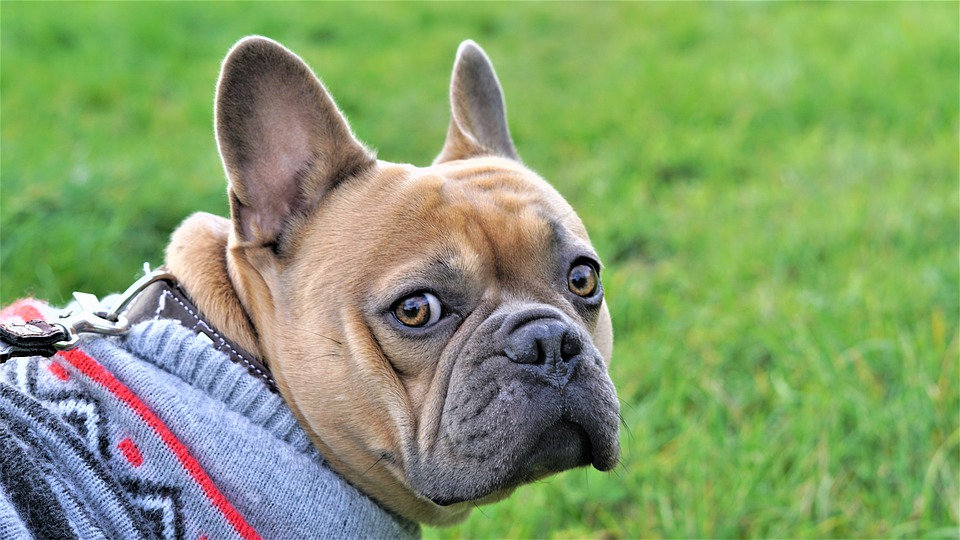
#> input picture vision-analytics/OpenCV/sample.jpg, 960 x 540 px
$ jupyter execute --allow-errors OpenCV_colab_tutorial_1.ipynb
#> lines starting #> are read from the running program, lines starting #| are printed output that depends on the picture
# Basic Image Processing with OpenCV

**Image processing** is a set of computational techniques used to analyze, enhance or to extract any useful information from digital images.

**OpenCV** (Open Source Computer Vision Library) is a library of programming functions mainly aimed at image processing and computer vision.

[cell 1]
# importing the necessary libraries for image processing

import cv2 # opencv
import numpy as np # to perform matrix manipulations
from matplotlib import pyplot as plt # to draw inline pictures in the notebook

[cell 2]
# Reading the uploaded image with OpenCV
input_image = cv2.imread('sample.jpg')
#> input_image is the input picture: shape (540, 960, 3); mean B, G, R 107.7, 158.1, 132.1

[cell 3]
#To read the image from Google Drive run the following code

# from google.colab import drive
# drive.mount('/content/drive')
# input_image = cv2.imread('Path to image')

## Image analysis

The command to display the image using opencv is cv2.imshow()
But it doesn't work properly in google colab, so we are using matplotlib instead.

[cell 4]
#Converting image from bgr(cv2) to rgb(matplotlib)
rgb_image = cv2.cvtColor(input_image,cv2.COLOR_BGR2RGB)

# Displaying the image with matplotlib
plt.title("Original Image")
plt.imshow(rgb_image)

Colour images usually have three channels, Red Green and Blue.
Opencv read image in the order bgr but matplotlib uses rbg

[cell 5]
# Class type of the image
print(type(input_image))
#| <class 'numpy.ndarray'>

We can see that the image is stored as an n-dimensional numpy array

[cell 6]
# The size of the image in bytes
print(input_image.size)
#| 1555200

[cell 7]
# The shape of the image in pixels (x,y,z)
print(input_image.shape)
#| (540, 960, 3)

Height of the image is 540 pixels, width is 960 pixels and number of channels is 3 (red green and blue).

[cell 8]
# splitting the channels into red green and blue
b,g,r = cv2.split(input_image)
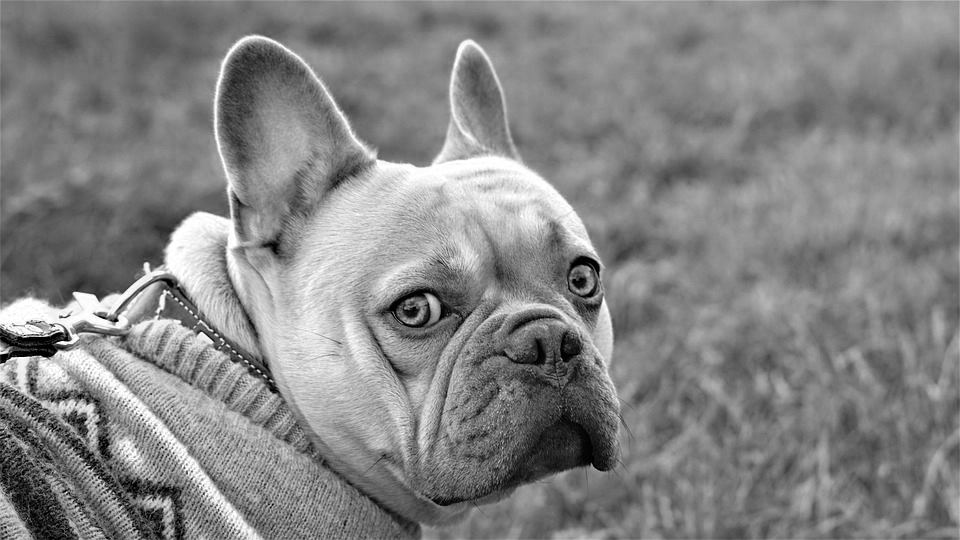
#> r: shape (540, 960); min 0, max 255, mean 132.1

# displaying all of the channels
fig = plt.figure(figsize=(10,5))
ax1 = fig.add_subplot(1,3,1)
ax1.set_title("Blue")
ax1.imshow(r, cmap='gray')
ax2 = fig.add_subplot(1,3,2)
ax2.set_title("Green")
ax2.imshow(g, cmap='gray')
ax3 = fig.add_subplot(1,3,3)
ax3.set_title("Red")
ax3.imshow(b, cmap='gray')

[cell 9]
# Displaying hue, saturation, lightness of the image

hsv_image =cv2.cvtColor(input_image,cv2.COLOR_BGR2HSV)
#> hsv_image: shape (540, 960, 3); mean H, S, V 56.9, 103.5, 169.2
h, s, v = cv2.split(hsv_image)
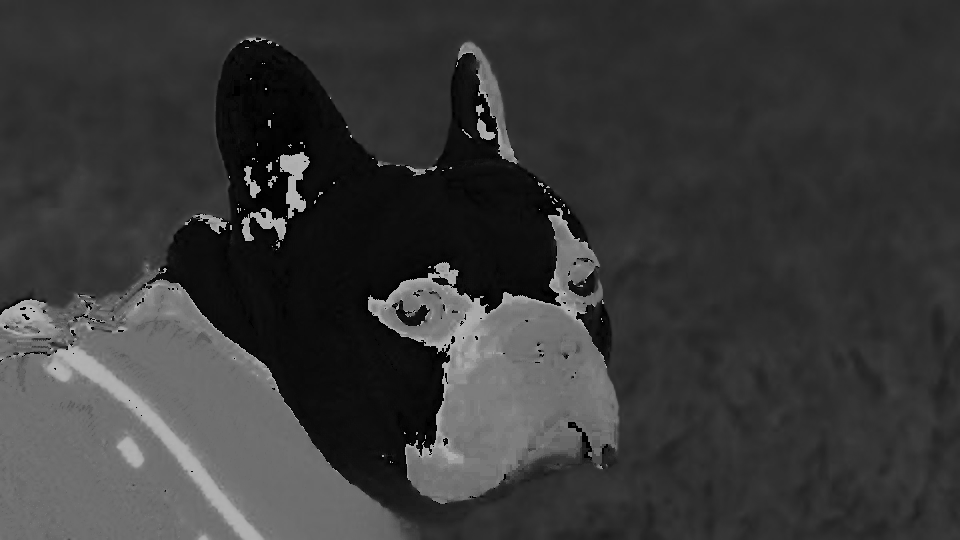
#> h: shape (540, 960); min 0, max 179, mean 56.9
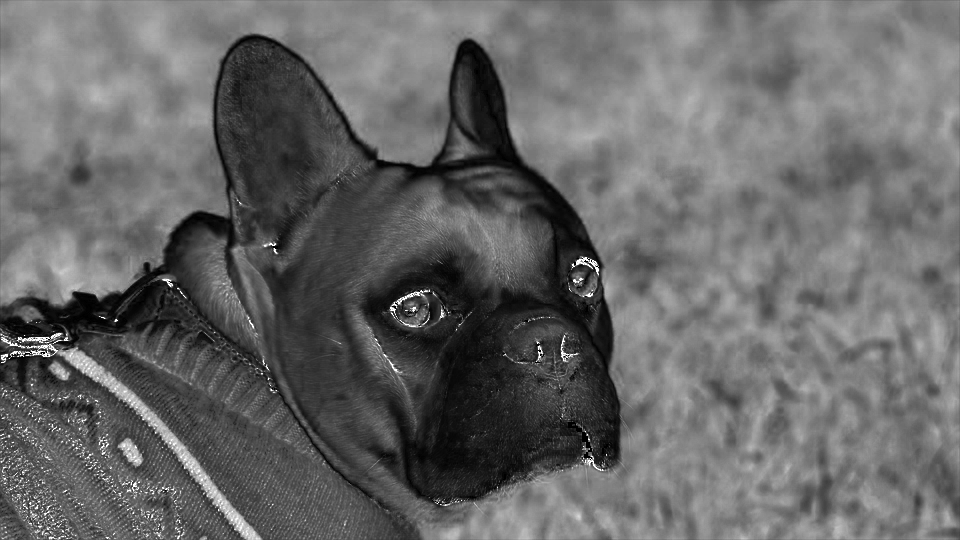
#> s: shape (540, 960); min 0, max 255, mean 103.5
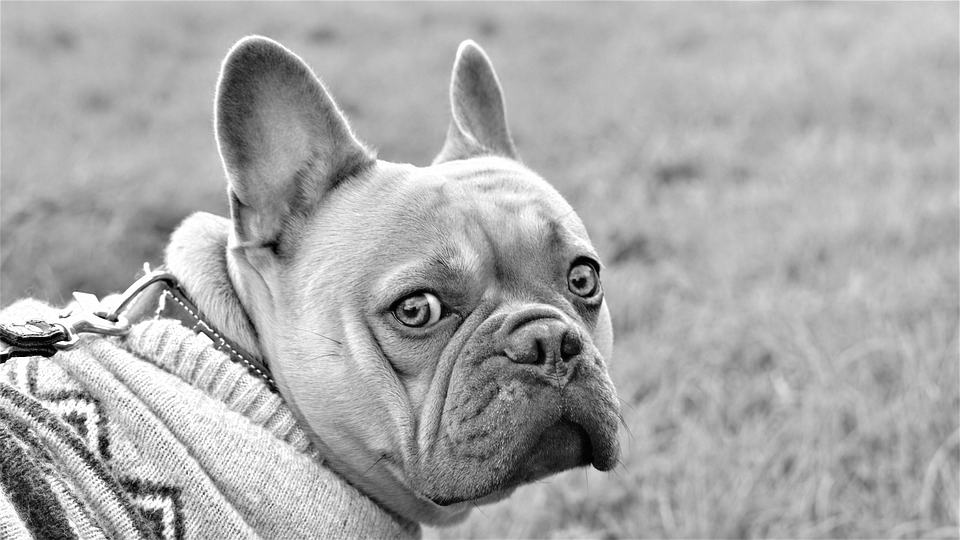
#> v: shape (540, 960); min 0, max 255, mean 169.2

fig = plt.figure(figsize=(10,5))
ax1 = fig.add_subplot(1,3,1)
ax1.set_title("Hue")
ax1.imshow(h, cmap='gray')
ax2 = fig.add_subplot(1,3,2)
ax2.set_title("Saturation")
ax2.imshow(s, cmap='gray')
ax3 = fig.add_subplot(1,3,3)
ax3.set_title("Lightness")
ax3.imshow(v, cmap='gray')

## Image Manipulations

[cell 10]
#Converting to Grayscale image

gray_image = cv2.cvtColor(input_image,cv2.COLOR_BGR2GRAY)
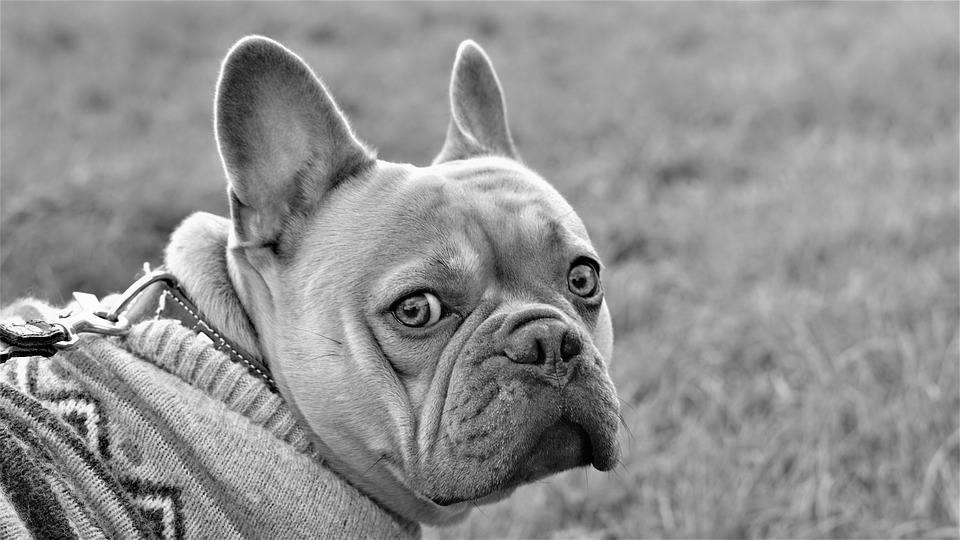
#> gray_image: shape (540, 960); min 0, max 255, mean 144.6
#cv2_imshow(gray image)

gray_image_inv = cv2.cvtColor(gray_image,cv2.COLOR_BGR2RGB)
plt.title("Grayscale Image")
plt.imshow(gray_image_inv)

#> (a cell that did not finish here is left out)

#> (a cell that did not finish here is left out)

[cell 13]
#Cropping the image according to pixels

face = rgb_image[150:500, 300:630]
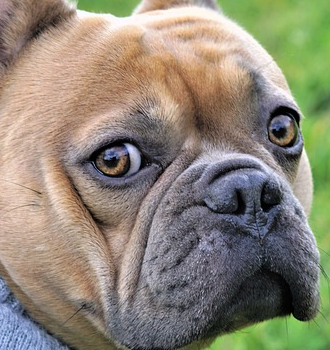
#> face: shape (350, 330, 3); mean R, G, B 141, 134.8, 118.6
plt.title("Cropped Image")
#> (the rest of this cell did not finish here and is left out)

[cell 14]
# Vertical Flipping
v_flipped_image =cv2.flip(rgb_image,0)
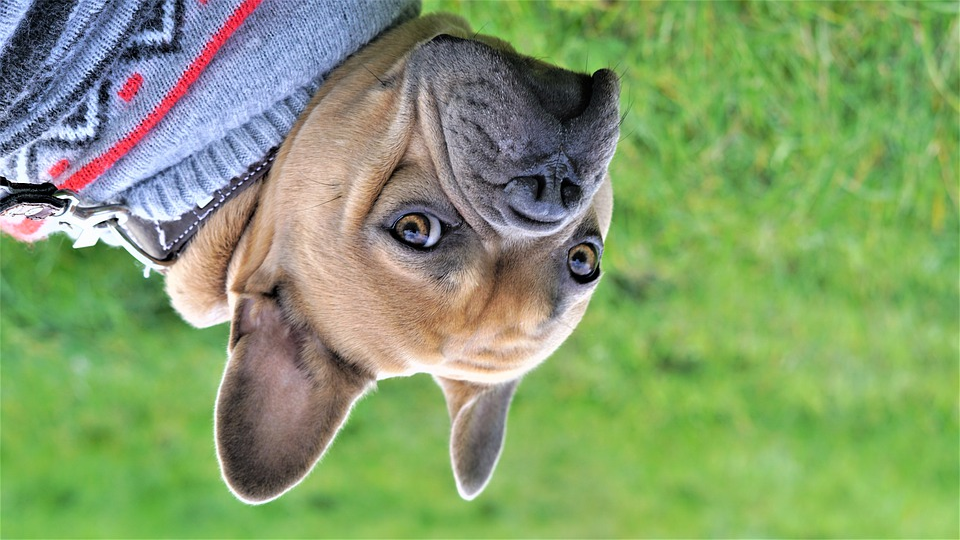
#> v_flipped_image: shape (540, 960, 3); mean R, G, B 132.1, 158.1, 107.7
plt.title("Vertically Flipped Image")
plt.imshow(v_flipped_image)

[cell 15]
# Horizontal Flipping (Mirroring)
h_flipped_image =cv2.flip(rgb_image,1)
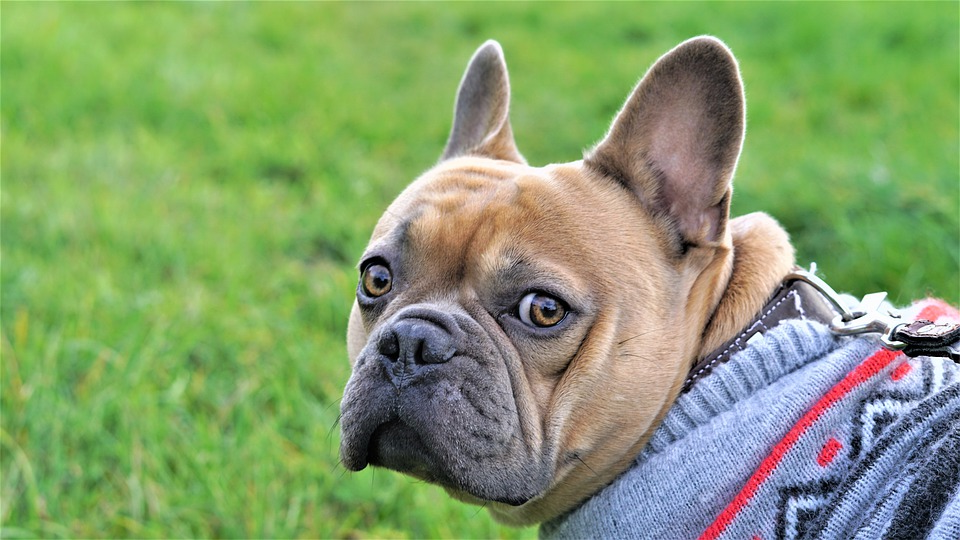
#> h_flipped_image: shape (540, 960, 3); mean R, G, B 132.1, 158.1, 107.7
plt.title("Horizontally Flipped Image")
plt.imshow(h_flipped_image)

[cell 16]
#Image transposed
transposed_image =cv2.transpose(rgb_image)
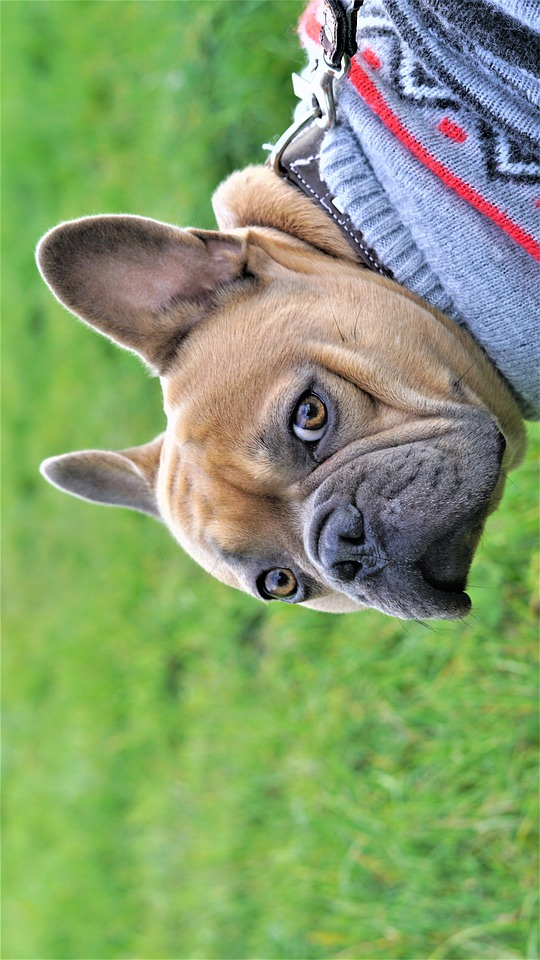
#> transposed_image: shape (960, 540, 3); mean R, G, B 132.1, 158.1, 107.7
print("Original shape: ",rgb_image.shape)
#| Original shape:  (540, 960, 3)
print("Transposed shape: ",transposed_image.shape)
#| Transposed shape:  (960, 540, 3)
plt.title("Transposed Image")
plt.imshow(transposed_image)

#> (a cell that did not finish here is left out)

[cell 18]
# Adjusting hue and saturation
hsv = cv2.cvtColor(input_image, cv2.COLOR_BGR2HSV)
h, s, v = cv2.split(hsv)
h += 2
s += 2
final_hsv = cv2.merge((h, s, v))
#> final_hsv: shape (540, 960, 3); mean H, S, V 58.9, 104.9, 169.2
img = cv2.cvtColor(final_hsv, cv2.COLOR_HSV2BGR)
new_img = cv2.cvtColor(img,cv2.COLOR_BGR2RGB)
plt.title("Modified Image")
plt.imshow(new_img)
